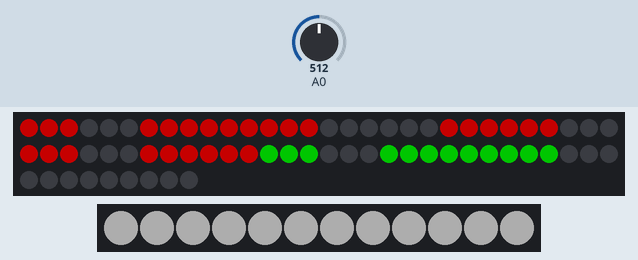
Recording of a sketch running on a simulated Arduino Uno, built for the host (arithmetic inside an expression is 32-bit, double 64-bit). Shown: 69 RGB LEDs in strip order, left to right, continuing on the next row, 12 RGB LEDs in strip order, left to right. The inputs (shaded band) are chosen by the test bench; at power-on: A0 = 512. Dim RGB values are drawn brighter than linear; the local clock reads 2024-03-15 10:24:30 at power-on unless the sketch sets it; what the sketch prints to the serial monitor is not drawn.

Above: at 5.9 s.
6.0 s: A0 set to 716
17.0 s: A0 set to 900
27.3 s: A0 set to 1023
Timing chart, 0 to 30.3 s (numbered marks = the images above; inputs shaded):
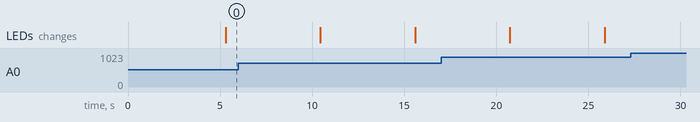

The sketch:

Wall_Clock.ino
```cpp
#include <Adafruit_NeoPixel.h>
#ifdef __AVR__
#endif

#include <DS3231_Simple.h>
DS3231_Simple Saat;

DateTime TarihVeSaat;

#define LEDSAAT_PIN    6
#define LEDAYDINLATMA_PIN    5

#define LEDSAAT_SAYISI 69
#define LEDAYDINLATMA_SAYISI 12

uint32_t dakikaRengi = 0x800000; // saf kırmızı
uint32_t saatRengi = 0x008000;   // saf yeşil

int saatYüzeyParlakligi = 0;

Adafruit_NeoPixel stripSaat(LEDSAAT_SAYISI, LEDSAAT_PIN, NEO_GRB + NEO_KHZ800);
Adafruit_NeoPixel stripAydinlatma(LEDAYDINLATMA_SAYISI, LEDAYDINLATMA_PIN, NEO_GRB + NEO_KHZ800);

const int numuneSayisi = 12;

int numuneler[numuneSayisi];
int okumaIndeksi = 0;
long toplam = 0;
long ortalama = 0;

void setup() {
  Serial.begin(9600);
  Saat.begin();

  stripSaat.begin();
  stripSaat.show();
  stripSaat.setBrightness(100);

  stripAydinlatma.begin();
  stripAydinlatma.show();
  stripAydinlatma.setBrightness(50);

  for (int buOkuma = 0; buOkuma < numuneSayisi; buOkuma++) {
    numuneler[buOkuma] = 0;
  }
}

void loop() {
  zamanOku();
  zamaniGoster();

  numuneler[okumaIndeksi] = analogRead(A0);
  Serial.print("Işık sensörü değeri dizilere eklendi = ");
  Serial.println(numuneler[okumaIndeksi]);
  okumaIndeksi = okumaIndeksi + 1;

  if (okumaIndeksi >= numuneSayisi) {
    okumaIndeksi = 0;
  }

  int parlaklikToplami = 0;
  for (int i = 0; i < numuneSayisi; i++) {
    parlaklikToplami += numuneler[i];
  }
  Serial.print("Parlaklık dizisinin toplamı = ");
  Serial.println(parlaklikToplami);

  int isikSensorDegeri = parlaklikToplami / numuneSayisi;
  Serial.print("Ortalama ışık sensörü değeri = ");
  Serial.println(isikSensorDegeri);

  saatYüzeyParlakligi = map(isikSensorDegeri, 50, 1000, 200, 1);
  stripSaat.setBrightness(saatYüzeyParlakligi);
  Serial.print("Eşlenmiş parlaklık değeri = ");
  Serial.println(saatYüzeyParlakligi);

  stripSaat.show();

  stripAydinlatma.fill(16777215, 0, LEDAYDINLATMA_SAYISI);
  stripAydinlatma.show();

  delay(5000);
}

void zamanOku(){
  TarihVeSaat = Saat.read();

  Serial.println("");
  Serial.print("Zaman: ");   Serial.print(TarihVeSaat.Hour);
  Serial.print(":"); Serial.print(TarihVeSaat.Minute);
  Serial.print(":"); Serial.println(TarihVeSaat.Second);
  Serial.print("Tarih: 20");   Serial.print(TarihVeSaat.Year);
  Serial.print(":");  Serial.print(TarihVeSaat.Month);
  Serial.print(":");    Serial.println(TarihVeSaat.Day);
}

void zamaniGoster(){

  stripSaat.clear();

  int ilkDakikaRakami = TarihVeSaat.Minute % 10;
  rakamGoster(ilkDakikaRakami, 0, dakikaRengi);

  int ikinciDakikaRakami = floor(TarihVeSaat.Minute / 10);
  rakamGoster(ikinciDakikaRakami, 21, dakikaRengi);

  int ilkSaatRakami = TarihVeSaat.Hour;
  if (ilkSaatRakami > 12) {
    ilkSaatRakami -= 12;
  }
  ilkSaatRakami %= 10;
  rakamGoster(ilkSaatRakami, 42, saatRengi);

  int ikinciSaatRakami = TarihVeSaat.Hour;
  if (ikinciSaatRakami > 12) {
    ikinciSaatRakami -= 12;
  }
  if (ikinciSaatRakami > 9) {
    stripSaat.fill(saatRengi, 48, 6);
  }
}

void rakamGoster(int rakam, int offset, uint32_t renk){
    switch (rakam) {
    case 0:
      rakamSifir(offset, renk);
      break;
    case 1:
      rakamBir(offset, renk);
      break;
    case 2:
      rakamIki(offset, renk);
      break;
    case 3:
      rakamUc(offset, renk);
      break;
    case 4:
      rakamDort(offset, renk);
      break;
    case 5:
      rakamBes(offset, renk);
      break;
    case 6:
      rakamAlti(offset, renk);
      break;
    case 7:
      rakamYedi(offset, renk);
      break;
    case 8:
      rakamSekiz(offset, renk);
      break;
    case 9:
      rakamDokuz(offset, renk);
      break;
    default:
      break;
  }
}
```

digits.ino
```cpp
void rakamSifir(int offset, uint32_t renk){
    stripSaat.fill(renk, (0 + offset), 3);
    stripSaat.fill(renk, (12 + offset), 3);
}

void rakamBir(int offset, uint32_t renk){
    stripSaat.fill(renk, (0 + offset), 3);
    stripSaat.fill(renk, (12 + offset), 3);
}

void rakamIki(int offset, uint32_t renk){
    stripSaat.fill(renk, (0 + offset), 6);
    stripSaat.fill(renk, (9 + offset), 3);
    stripSaat.fill(renk, (15 + offset), 6);
}

void rakamUc(int offset, uint32_t renk){
    stripSaat.fill(renk, (0 + offset), 6);
    stripSaat.fill(renk, (9 + offset), 9);
}

void rakamDort(int offset, uint32_t renk){
    stripSaat.fill(renk, (0 + offset), 3);
    stripSaat.fill(renk, (6 + offset), 9);
}

void rakamBes(int offset, uint32_t renk){
    stripSaat.fill(renk, (3 + offset), 15);
}

void rakamAlti(int offset, uint32_t renk){
    stripSaat.fill(renk, (3 + offset), 18);
}

void rakamYedi(int offset, uint32_t renk){
    stripSaat.fill(renk, (0 + offset), 6);
    stripSaat.fill(renk, (12 + offset), 3);
}

void rakamSekiz(int offset, uint32_t renk){
    stripSaat.fill(renk, (0 + offset), 21);
}

void rakamDokuz(int offset, uint32_t renk){
    stripSaat.fill(renk, (0 + offset), 15);
}
```
